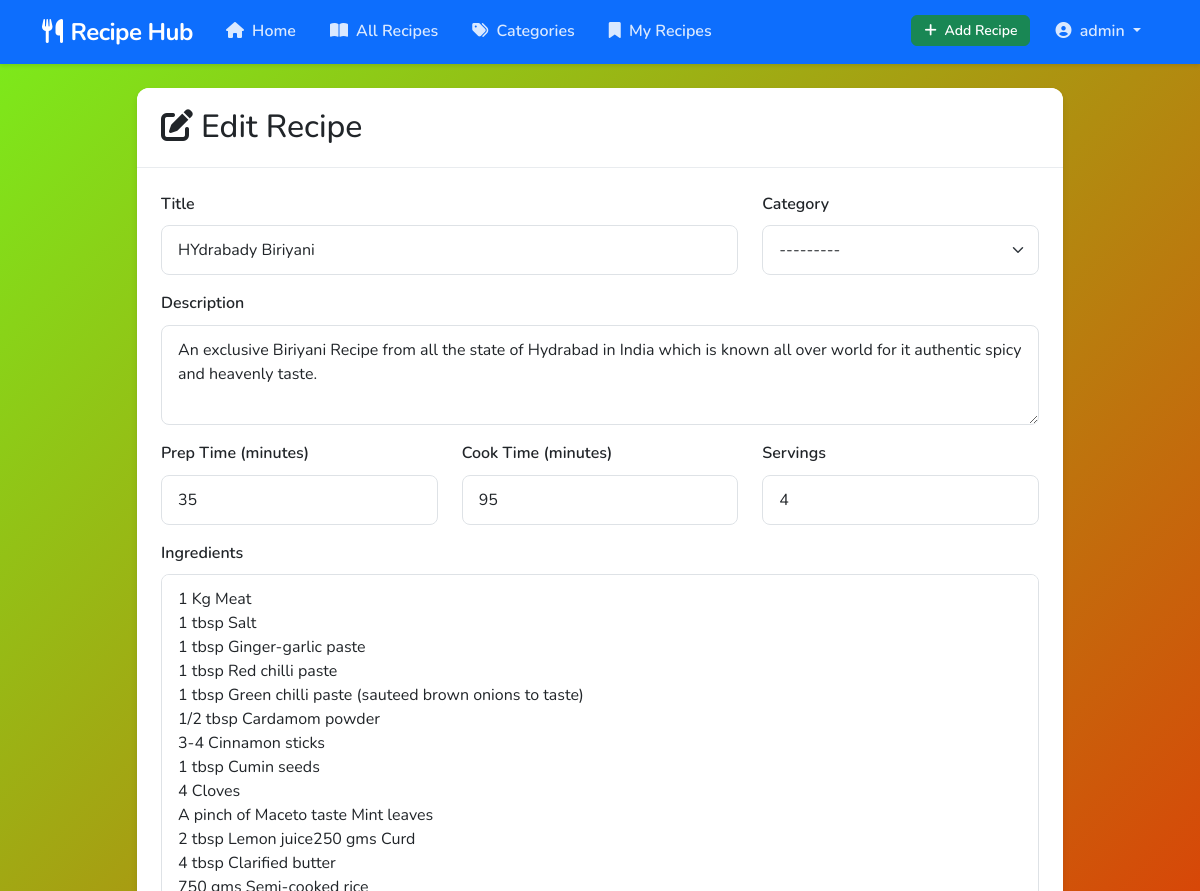
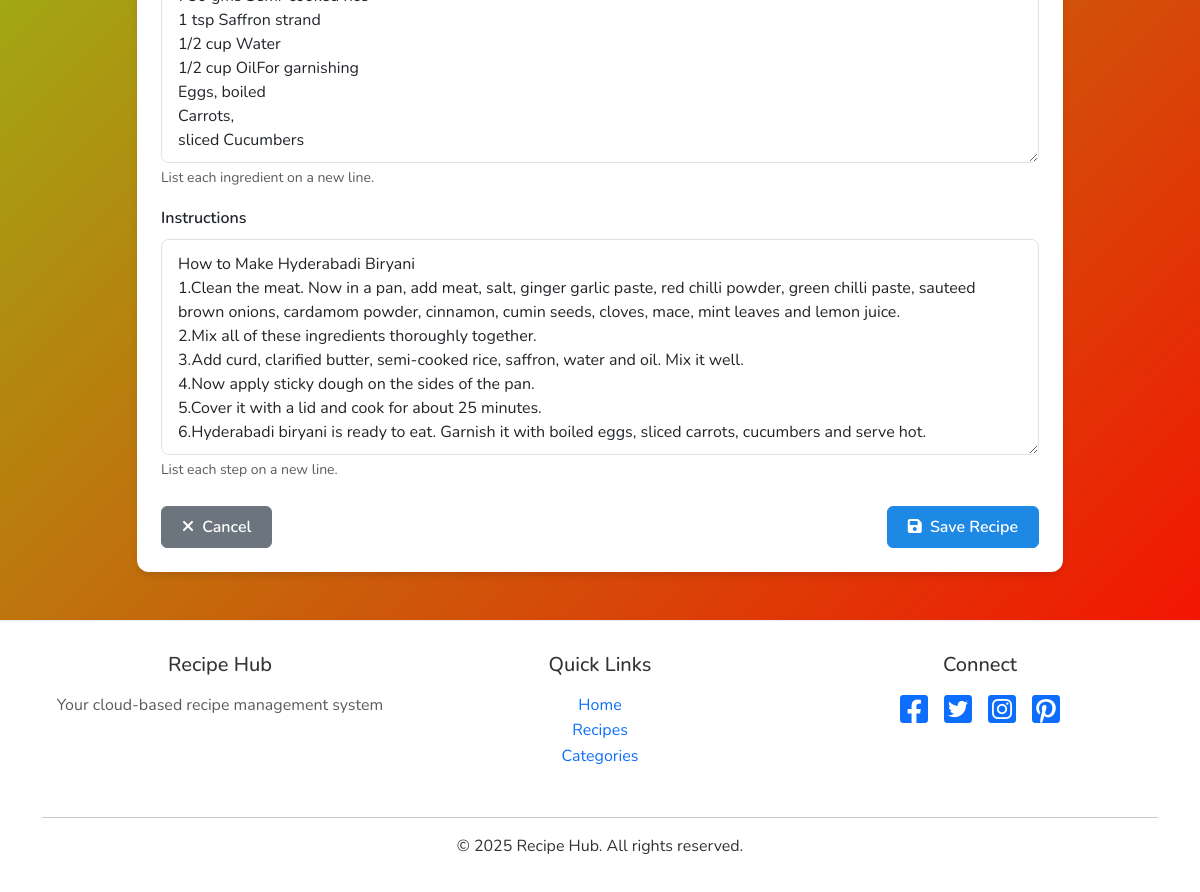
The app's page /recipes/1/update/ (signed in) with its own data (2 pictures, top to bottom).
### recipes/models.py (models this page shows, shortened)
class Recipe(models.Model):
    title = models.CharField(max_length=200)
    description = models.TextField()
    ingredients = models.TextField()
    instructions = models.TextField()
    prep_time = models.IntegerField(help_text="Preparation time in minutes")
    cook_time = models.IntegerField(help_text="Cooking time in minutes")
    servings = models.IntegerField()
    category = models.ForeignKey(Category, on_delete=models.CASCADE, related_name="recipes")
    author = models.ForeignKey(User, on_delete=models.CASCADE, related_name="recipes", null=True)
    created_at = models.DateTimeField(auto_now_add=True)
    updated_at = models.DateTimeField(auto_now=True)

### recipes/views.py (the view)
# urls.py: path('recipes/<int:pk>/update/', views.recipe_update, name='recipe_update'),
@login_required
def recipe_update(request, pk):
    recipe = get_object_or_404(Recipe, pk=pk)
    if recipe.author != request.user and not request.user.is_staff:
        return HttpResponseForbidden("You don't have permission to edit this recipe.")
    if request.method == 'POST':
        form = RecipeForm(request.POST, instance=recipe)
        if form.is_valid():
            form.save()
            messages.success(request, 'Recipe updated successfully!')
            return redirect('recipe_detail', pk=pk)
    else:
        form = RecipeForm(instance=recipe)
    user_categories = Category.objects.filter(author=request.user)
    admin_categories = Category.objects.filter(author__is_staff=True)
    available_categories = (user_categories | admin_categories).distinct()
    form.fields['category'].queryset = available_categories
    return render(request, 'recipes/recipe_form.html', {
        'form': form,
        'title': 'Edit Recipe'
    })

### recipes/forms.py
class RecipeForm(forms.ModelForm):
    class Meta:
        model = Recipe
        fields = ['title', 'description', 'ingredients', 'instructions',
                  'prep_time', 'cook_time', 'servings', 'category']
        widgets = {
            'title': forms.TextInput(attrs={'class': 'form-control'}),
            'description': forms.Textarea(attrs={'class': 'form-control', 'rows': 3}),
            'ingredients': forms.Textarea(attrs={'class': 'form-control', 'rows': 5}),
            'instructions': forms.Textarea(attrs={'class': 'form-control', 'rows': 5}),
            'prep_time': forms.NumberInput(attrs={'class': 'form-control'}),
            'cook_time': forms.NumberInput(attrs={'class': 'form-control'}),
            'servings': forms.NumberInput(attrs={'class': 'form-control'}),
            'category': forms.Select(attrs={'class': 'form-select'}),
        }

### templates/recipes/recipe_form.html (shortened to what this page needs)
{% extends 'base.html' %}
{% block content %}
<div class="row">
    <div class="col-lg-10 offset-lg-1">
        <div class="card fade-in">
            <div class="card-header bg-white">
                <h2 class="mb-0"><i class="{% if 'Create' in title %}fas fa-plus{% else %}fas fa-edit{% endif %} me-2"></i>{{ title }}</h2>
            </div>
            <div class="card-body">
                <form method="post">
                    <div class="row">
                        <div class="col-md-8 mb-3">
                            <label for="{{ form.title.id_for_label }}" class="form-label">Title</label>
                            {{ form.title }}
                        </div>
                        <div class="col-md-4 mb-3">
                            <label for="{{ form.category.id_for_label }}" class="form-label">Category</label>
                            {{ form.category }}
                        </div>
                    </div>
                    <div class="mb-3">
                        <label for="{{ form.description.id_for_label }}" class="form-label">Description</label>
                        {{ form.description }}
                    </div>
                    <div class="row">
                        <div class="col-md-4 mb-3">
                            <label for="{{ form.prep_time.id_for_label }}" class="form-label">Prep Time (minutes)</label>
                            {{ form.prep_time }}
                        </div>
                        <div class="col-md-4 mb-3">
                            <label for="{{ form.cook_time.id_for_label }}" class="form-label">Cook Time (minutes)</label>
                            {{ form.cook_time }}
                        </div>
                        <div class="col-md-4 mb-3">
                            <label for="{{ form.servings.id_for_label }}" class="form-label">Servings</label>
                            {{ form.servings }}
                        </div>
                    </div>
                    <div class="mb-3">
                        <label for="{{ form.ingredients.id_for_label }}" class="form-label">Ingredients</label>
                        {{ form.ingredients }}
                        <div class="form-text">List each ingredient on a new line.</div>
                    </div>
                    <div class="mb-3">
                        <label for="{{ form.instructions.id_for_label }}" class="form-label">Instructions</label>
                        {{ form.instructions }}
                        <div class="form-text">List each step on a new line.</div>
                    </div>
                    <div class="d-flex justify-content-between mt-4">
                        <a href="{% if 'Update' in title %}{% url 'recipe_detail' recipe.pk %}{% else %}{% url 'recipe_list' %}{% endif %}" class="btn btn-secondary">
                            <i class="fas fa-times me-1"></i> Cancel
                        </a>
                        <button type="submit" class="btn btn-primary">
                            <i class="fas fa-save me-1"></i> Save Recipe
                        </button>
                    </div>
                </form>
            </div>
        </div>
    </div>
</div>
{% endblock %}

### templates/base.html (shortened to what this page needs)
<!DOCTYPE html>
<html lang="en">
<head>
    <link rel="stylesheet" href="https://cdnjs.cloudflare.com/ajax/libs/font-awesome/6.4.0/css/all.min.css">
    <link href="https://cdn.jsdelivr.net/npm/bootstrap@5.3.0-alpha1/dist/css/bootstrap.min.css" rel="stylesheet">
    <link href="/static/css/custom.css" rel="stylesheet">
</head>
<body>
    <nav class="navbar navbar-expand-lg navbar-dark bg-primary mb-4">
        <div class="container">
            <a class="navbar-brand" href="{% url 'home' %}">
                <i class="fas fa-utensils me-2"></i>Recipe Hub
            </a>
            <div class="collapse navbar-collapse" id="navbarNav">
                <ul class="navbar-nav">
                    <li class="nav-item">
                        <a class="nav-link" href="{% url 'home' %}">
                            <i class="fas fa-home me-1"></i> Home
                        </a>
                    </li>
                    <li class="nav-item">
                        <a class="nav-link" href="{% url 'recipe_list' %}">
                            <i class="fas fa-book-open me-1"></i> All Recipes
                        </a>
                    </li>
                    <li class="nav-item">
                        <a class="nav-link" href="{% url 'category_list' %}">
                            <i class="fas fa-tags me-1"></i> Categories
                        </a>
                    </li>
                    {% if user.is_authenticated %}
                    <li class="nav-item">
                        <a class="nav-link" href="{% url 'my_recipes' %}">
                            <i class="fas fa-bookmark me-1"></i> My Recipes
                        </a>
                    </li>
                    {% endif %}
                </ul>
                <ul class="navbar-nav ms-auto">
                    {% if user.is_authenticated %}
                        <li class="nav-item me-2">
                            <a class="btn btn-success btn-sm mt-1" href="{% url 'recipe_create' %}">
                                <i class="fas fa-plus me-1"></i> Add Recipe
                            </a>
                        </li>
                        <li class="nav-item dropdown">
                            <a class="nav-link dropdown-toggle" href="#" id="navbarDropdown" role="button" data-bs-toggle="dropdown">
                                <i class="fas fa-user-circle me-1"></i> {{ user.username }}
                            </a>
                        </li>
                    {% endif %}
                </ul>
            </div>
        </div>
    </nav>
    <div class="container">
        {% block content %}{% endblock %}
    </div>
    <footer class="footer mt-5">
        <div class="container text-center">
            <div class="row">
                <div class="col-md-4 mb-3">
                    <h5 class="mb-3">Recipe Hub</h5>
                    <p class="text-muted">Your cloud-based recipe management system</p>
                </div>
                <div class="col-md-4 mb-3">
                    <h5 class="mb-3">Quick Links</h5>
                    <ul class="list-unstyled">
                        <li><a href="{% url 'home' %}" class="text-decoration-none">Home</a></li>
                        <li><a href="{% url 'recipe_list' %}" class="text-decoration-none">Recipes</a></li>
                        <li><a href="{% url 'category_list' %}" class="text-decoration-none">Categories</a></li>
                    </ul>
                </div>
                <div class="col-md-4 mb-3">
                    <h5 class="mb-3">Connect</h5>
                    <div class="d-flex justify-content-center gap-3">
                        <a href="#" class="text-decoration-none"><i class="fab fa-facebook-square fa-2x"></i></a>
                        <a href="#" class="text-decoration-none"><i class="fab fa-twitter-square fa-2x"></i></a>
                        <a href="#" class="text-decoration-none"><i class="fab fa-instagram-square fa-2x"></i></a>
                        <a href="#" class="text-decoration-none"><i class="fab fa-pinterest-square fa-2x"></i></a>
                    </div>
                </div>
            </div>
            <hr>
            <p class="mb-0">&copy; 2025 Recipe Hub. All rights reserved.</p>
        </div>
    </footer>
</body>
</html>

### static/css/custom.css (style rules this page uses)
:root { --primary-color: #1e88e5; --primary-dark: #1565c0; --primary-light: #64b5f6; --accent-color: #ff9800; --success-color: #4caf50; --warning-color: #ff9800; --danger-color: #f44336; --gray-100: #f8f9fa; --gray-200: #e9ecef; --gray-300: #dee2e6; --gray-800: #343a40; --box-shadow: 0 4px 6px rgba(0, 0, 0, 0.1); --transition: all 0.3s ease; }
body { font-family: 'Nunito', 'Segoe UI', Roboto, sans-serif; color: #333; line-height: 1.6; background:linear-gradient(135deg, #7aee1b, #ff0000); }
.navbar { box-shadow: 0 2px 4px rgba(0, 0, 0, 0.1); }
.navbar-brand { font-weight: 700; font-size: 1.5rem; letter-spacing: -0.5px; }
.navbar .nav-link { font-weight: 600; transition: var(--transition); margin: 0 5px; border-radius: 4px; padding: 8px 12px !important; }
.navbar-dark .navbar-nav .nav-link { color: rgba(255, 255, 255, 0.85); }
.card { border: none; border-radius: 12px; box-shadow: var(--box-shadow); transition: var(--transition); overflow: hidden; }
.card-header { background-color: white; border-bottom: 1px solid var(--gray-200); padding: 1.25rem 1.5rem; }
.card-body { padding: 1.5rem; }
.btn { border-radius: 6px; font-weight: 600; padding: 0.5rem 1.25rem; transition: var(--transition); }
.btn-primary { background-color: var(--primary-color); border-color: var(--primary-color); }
.btn-sm { padding: 0.25rem 0.75rem; font-size: 0.875rem; }
.form-control, .form-select { border-radius: 8px; border: 1px solid var(--gray-300); padding: 0.75rem 1rem; transition: var(--transition); }
.form-label { font-weight: 600; margin-bottom: 0.5rem; }
.footer { margin-top: 3rem; padding: 2rem 0; background-color: white; border-top: 1px solid var(--gray-200); }
.fade-in { animation: fadeIn 0.5s ease-in; }

### records on screen
Recipe: title "HYdrabady Biriyani", category "---------", description "An exclusive Biriyani Recipe from all the state of Hydrabad in India which is known all over world for it authentic spicy and heavenly taste.", prep_time "35", cook_time "95", servings "4", ingredients "1 Kg Meat 1 tbsp Salt 1 tbsp Ginger-garlic paste 1 tbsp Red chilli paste 1 tbsp Green chilli paste (sauteed brown onions to taste) 1/2 tbsp Cardamom powder 3-4 Cinnamon sticks 1 tbsp Cumin seeds 4 Cloves A pinch of Maceto taste Mint leaves 2 tbsp Lemon juice250 gms Curd 4 tbsp Clarified butter 750 gms Semi-cooked rice 1 tsp Saffron strand 1/2 cup Water 1/2 cup OilFor garnishing Eggs, boiled Carrots, sliced Cucumbers", instructions "How to Make Hyderabadi Biryani 1.Clean the meat. Now in a pan, add meat, salt, ginger garlic paste, red chilli powder, green chilli paste, sauteed brown onions, cardamom powder, cinnamon, cumin seeds, cloves, mace, mint leaves and lemon juice. 2.Mix all of these ingredients thoroughly together. 3.Add curd, clarified butter, semi-cooked rice, saffron, water and oil. Mix it well. 4.Now apply sticky dough on the sides of the pan. 5.Cover it with a lid and cook for about 25 minutes. 6.Hyderabadi biryani is ready to eat. Garnish it with boiled eggs, sliced carrots, cucumbers and serve hot."

### other values on screen
{{ user.username }} "admin"
{{ title }} "Edit Recipe"
